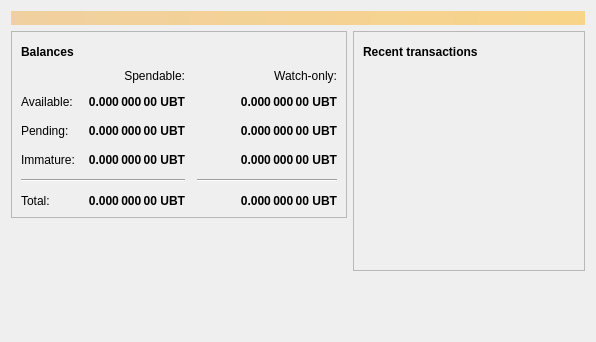
<?xml version="1.0" encoding="UTF-8"?>
<ui version="4.0">
 <class>OverviewPage</class>
 <widget class="QWidget" name="OverviewPage">
  <property name="geometry">
   <rect>
    <x>0</x>
    <y>0</y>
    <width>596</width>
    <height>342</height>
   </rect>
  </property>
  <property name="windowTitle">
   <string>Form</string>
  </property>
  <layout class="QVBoxLayout" name="topLayout">
   <item>
    <widget class="QLabel" name="labelAlerts">
     <property name="visible">
      <bool>false</bool>
     </property>
     <property name="styleSheet">
      <string notr="true">background-color: qlineargradient(x1: 0, y1: 0, x2: 1, y2: 0, stop:0 #F0D0A0, stop:1 #F8D488); color:#000000;</string>
     </property>
     <property name="wordWrap">
      <bool>true</bool>
     </property>
     <property name="margin">
      <number>3</number>
     </property>
    </widget>
   </item>
   <item>
    <layout class="QHBoxLayout" name="horizontalLayout" stretch="1,1">
     <item>
      <layout class="QVBoxLayout" name="verticalLayout_2">
       <item>
        <widget class="QFrame" name="frame">
         <property name="frameShape">
          <enum>QFrame::StyledPanel</enum>
         </property>
         <property name="frameShadow">
          <enum>QFrame::Raised</enum>
         </property>
         <layout class="QVBoxLayout" name="verticalLayout_4">
          <item>
           <layout class="QHBoxLayout" name="horizontalLayout_4">
            <item>
             <widget class="QLabel" name="label_5">
              <property name="font">
               <font>
                <weight>75</weight>
                <bold>true</bold>
               </font>
              </property>
              <property name="text">
               <string>Balances</string>
              </property>
             </widget>
            </item>
            <item>
             <widget class="QPushButton" name="labelWalletStatus">
              <property name="enabled">
               <bool>false</bool>
              </property>
              <property name="maximumSize">
               <size>
                <width>30</width>
                <height>16777215</height>
               </size>
              </property>
              <property name="toolTip">
               <string>The displayed information may be out of date. Your wallet automatically synchronizes with the Outbit network after a connection is established, but this process has not completed yet.</string>
              </property>
              <property name="text">
               <string/>
              </property>
              <property name="icon">
               <iconset resource="../outbit.qrc">
                <normaloff>:/icons/warning</normaloff>
                <disabledoff>:/icons/warning</disabledoff>:/icons/warning</iconset>
              </property>
              <property name="iconSize">
               <size>
                <width>24</width>
                <height>24</height>
               </size>
              </property>
              <property name="flat">
               <bool>true</bool>
              </property>
             </widget>
            </item>
            <item>
             <spacer name="horizontalSpacer_3">
              <property name="orientation">
               <enum>Qt::Horizontal</enum>
              </property>
              <property name="sizeHint" stdset="0">
               <size>
                <width>40</width>
                <height>20</height>
               </size>
              </property>
             </spacer>
            </item>
           </layout>
          </item>
          <item>
           <layout class="QGridLayout" name="gridLayout">
            <property name="spacing">
             <number>12</number>
            </property>
            <item row="2" column="2">
             <widget class="QLabel" name="labelWatchPending">
              <property name="font">
               <font>
                <weight>75</weight>
                <bold>true</bold>
               </font>
              </property>
              <property name="cursor">
               <cursorShape>IBeamCursor</cursorShape>
              </property>
              <property name="toolTip">
               <string>Unconfirmed transactions to watch-only addresses</string>
              </property>
              <property name="text">
               <string notr="true">0.000 000 00 UBT</string>
              </property>
              <property name="alignment">
               <set>Qt::AlignRight|Qt::AlignTrailing|Qt::AlignVCenter</set>
              </property>
              <property name="textInteractionFlags">
               <set>Qt::LinksAccessibleByMouse|Qt::TextSelectableByKeyboard|Qt::TextSelectableByMouse</set>
              </property>
             </widget>
            </item>
            <item row="2" column="1">
             <widget class="QLabel" name="labelUnconfirmed">
              <property name="font">
               <font>
                <weight>75</weight>
                <bold>true</bold>
               </font>
              </property>
              <property name="cursor">
               <cursorShape>IBeamCursor</cursorShape>
              </property>
              <property name="toolTip">
               <string>Total of transactions that have yet to be confirmed, and do not yet count toward the spendable balance</string>
              </property>
              <property name="text">
               <string notr="true">0.000 000 00 UBT</string>
              </property>
              <property name="alignment">
               <set>Qt::AlignRight|Qt::AlignTrailing|Qt::AlignVCenter</set>
              </property>
              <property name="textInteractionFlags">
               <set>Qt::LinksAccessibleByMouse|Qt::TextSelectableByKeyboard|Qt::TextSelectableByMouse</set>
              </property>
             </widget>
            </item>
            <item row="3" column="2">
             <widget class="QLabel" name="labelWatchImmature">
              <property name="font">
               <font>
                <weight>75</weight>
                <bold>true</bold>
               </font>
              </property>
              <property name="cursor">
               <cursorShape>IBeamCursor</cursorShape>
              </property>
              <property name="toolTip">
               <string>Mined balance in watch-only addresses that has not yet matured</string>
              </property>
              <property name="text">
               <string notr="true">0.000 000 00 UBT</string>
              </property>
              <property name="alignment">
               <set>Qt::AlignRight|Qt::AlignTrailing|Qt::AlignVCenter</set>
              </property>
              <property name="textInteractionFlags">
               <set>Qt::LinksAccessibleByMouse|Qt::TextSelectableByKeyboard|Qt::TextSelectableByMouse</set>
              </property>
             </widget>
            </item>
            <item row="4" column="0" colspan="2">
             <widget class="Line" name="line">
              <property name="orientation">
               <enum>Qt::Horizontal</enum>
              </property>
             </widget>
            </item>
            <item row="4" column="2">
             <widget class="Line" name="lineWatchBalance">
              <property name="sizePolicy">
               <sizepolicy hsizetype="Preferred" vsizetype="Fixed">
                <horstretch>0</horstretch>
                <verstretch>0</verstretch>
               </sizepolicy>
              </property>
              <property name="minimumSize">
               <size>
                <width>140</width>
                <height>0</height>
               </size>
              </property>
              <property name="orientation">
               <enum>Qt::Horizontal</enum>
              </property>
             </widget>
            </item>
            <item row="5" column="0">
             <widget class="QLabel" name="labelTotalText">
              <property name="text">
               <string>Total:</string>
              </property>
             </widget>
            </item>
            <item row="3" column="1">
             <widget class="QLabel" name="labelImmature">
              <property name="font">
               <font>
                <weight>75</weight>
                <bold>true</bold>
               </font>
              </property>
              <property name="cursor">
               <cursorShape>IBeamCursor</cursorShape>
              </property>
              <property name="toolTip">
               <string>Mined balance that has not yet matured</string>
              </property>
              <property name="text">
               <string notr="true">0.000 000 00 UBT</string>
              </property>
              <property name="alignment">
               <set>Qt::AlignRight|Qt::AlignTrailing|Qt::AlignVCenter</set>
              </property>
              <property name="textInteractionFlags">
               <set>Qt::LinksAccessibleByMouse|Qt::TextSelectableByKeyboard|Qt::TextSelectableByMouse</set>
              </property>
             </widget>
            </item>
            <item row="2" column="3">
             <spacer name="horizontalSpacer_2">
              <property name="orientation">
               <enum>Qt::Horizontal</enum>
              </property>
              <property name="sizeHint" stdset="0">
               <size>
                <width>40</width>
                <height>20</height>
               </size>
              </property>
             </spacer>
            </item>
            <item row="3" column="0">
             <widget class="QLabel" name="labelImmatureText">
              <property name="text">
               <string>Immature:</string>
              </property>
             </widget>
            </item>
            <item row="5" column="1">
             <widget class="QLabel" name="labelTotal">
              <property name="font">
               <font>
                <weight>75</weight>
                <bold>true</bold>
               </font>
              </property>
              <property name="cursor">
               <cursorShape>IBeamCursor</cursorShape>
              </property>
              <property name="toolTip">
               <string>Your current total balance</string>
              </property>
              <property name="text">
               <string notr="true">0.000 000 00 UBT</string>
              </property>
              <property name="alignment">
               <set>Qt::AlignRight|Qt::AlignTrailing|Qt::AlignVCenter</set>
              </property>
              <property name="textInteractionFlags">
               <set>Qt::LinksAccessibleByMouse|Qt::TextSelectableByKeyboard|Qt::TextSelectableByMouse</set>
              </property>
             </widget>
            </item>
            <item row="5" column="2">
             <widget class="QLabel" name="labelWatchTotal">
              <property name="font">
               <font>
                <weight>75</weight>
                <bold>true</bold>
               </font>
              </property>
              <property name="cursor">
               <cursorShape>IBeamCursor</cursorShape>
              </property>
              <property name="toolTip">
               <string>Current total balance in watch-only addresses</string>
              </property>
              <property name="text">
               <string notr="true">0.000 000 00 UBT</string>
              </property>
              <property name="alignment">
               <set>Qt::AlignRight|Qt::AlignTrailing|Qt::AlignVCenter</set>
              </property>
              <property name="textInteractionFlags">
               <set>Qt::LinksAccessibleByMouse|Qt::TextSelectableByKeyboard|Qt::TextSelectableByMouse</set>
              </property>
             </widget>
            </item>
            <item row="0" column="2">
             <widget class="QLabel" name="labelWatchonly">
              <property name="text">
               <string>Watch-only:</string>
              </property>
              <property name="alignment">
               <set>Qt::AlignRight|Qt::AlignTrailing|Qt::AlignVCenter</set>
              </property>
             </widget>
            </item>
            <item row="1" column="0">
             <widget class="QLabel" name="labelBalanceText">
              <property name="text">
               <string>Available:</string>
              </property>
             </widget>
            </item>
            <item row="1" column="1">
             <widget class="QLabel" name="labelBalance">
              <property name="font">
               <font>
                <weight>75</weight>
                <bold>true</bold>
               </font>
              </property>
              <property name="cursor">
               <cursorShape>IBeamCursor</cursorShape>
              </property>
              <property name="toolTip">
               <string>Your current spendable balance</string>
              </property>
              <property name="text">
               <string notr="true">0.000 000 00 UBT</string>
              </property>
              <property name="alignment">
               <set>Qt::AlignRight|Qt::AlignTrailing|Qt::AlignVCenter</set>
              </property>
              <property name="textInteractionFlags">
               <set>Qt::LinksAccessibleByMouse|Qt::TextSelectableByKeyboard|Qt::TextSelectableByMouse</set>
              </property>
             </widget>
            </item>
            <item row="1" column="2">
             <widget class="QLabel" name="labelWatchAvailable">
              <property name="font">
               <font>
                <weight>75</weight>
                <bold>true</bold>
               </font>
              </property>
              <property name="cursor">
               <cursorShape>IBeamCursor</cursorShape>
              </property>
              <property name="toolTip">
               <string>Your current balance in watch-only addresses</string>
              </property>
              <property name="text">
               <string notr="true">0.000 000 00 UBT</string>
              </property>
              <property name="alignment">
               <set>Qt::AlignRight|Qt::AlignTrailing|Qt::AlignVCenter</set>
              </property>
              <property name="textInteractionFlags">
               <set>Qt::LinksAccessibleByMouse|Qt::TextSelectableByKeyboard|Qt::TextSelectableByMouse</set>
              </property>
             </widget>
            </item>
            <item row="2" column="0">
             <widget class="QLabel" name="labelPendingText">
              <property name="text">
               <string>Pending:</string>
              </property>
             </widget>
            </item>
            <item row="0" column="1">
             <widget class="QLabel" name="labelSpendable">
              <property name="text">
               <string>Spendable:</string>
              </property>
              <property name="alignment">
               <set>Qt::AlignRight|Qt::AlignTrailing|Qt::AlignVCenter</set>
              </property>
             </widget>
            </item>
           </layout>
          </item>
         </layout>
        </widget>
       </item>
       <item>
        <spacer name="verticalSpacer">
         <property name="orientation">
          <enum>Qt::Vertical</enum>
         </property>
         <property name="sizeHint" stdset="0">
          <size>
           <width>20</width>
           <height>40</height>
          </size>
         </property>
        </spacer>
       </item>
      </layout>
     </item>
     <item>
      <layout class="QVBoxLayout" name="verticalLayout_3">
       <item>
        <widget class="QFrame" name="frame_2">
         <property name="frameShape">
          <enum>QFrame::StyledPanel</enum>
         </property>
         <property name="frameShadow">
          <enum>QFrame::Raised</enum>
         </property>
         <layout class="QVBoxLayout" name="verticalLayout">
          <item>
           <layout class="QHBoxLayout" name="horizontalLayout_2">
            <item>
             <widget class="QLabel" name="label_4">
              <property name="font">
               <font>
                <weight>75</weight>
                <bold>true</bold>
               </font>
              </property>
              <property name="text">
               <string>Recent transactions</string>
              </property>
             </widget>
            </item>
            <item>
             <widget class="QPushButton" name="labelTransactionsStatus">
              <property name="enabled">
               <bool>false</bool>
              </property>
              <property name="maximumSize">
               <size>
                <width>30</width>
                <height>16777215</height>
               </size>
              </property>
              <property name="toolTip">
               <string>The displayed information may be out of date. Your wallet automatically synchronizes with the Outbit network after a connection is established, but this process has not completed yet.</string>
              </property>
              <property name="text">
               <string/>
              </property>
              <property name="icon">
               <iconset resource="../outbit.qrc">
                <normaloff>:/icons/warning</normaloff>
                <disabledoff>:/icons/warning</disabledoff>:/icons/warning</iconset>
              </property>
              <property name="iconSize">
               <size>
                <width>24</width>
                <height>24</height>
               </size>
              </property>
              <property name="flat">
               <bool>true</bool>
              </property>
             </widget>
            </item>
            <item>
             <spacer name="horizontalSpacer">
              <property name="orientation">
               <enum>Qt::Horizontal</enum>
              </property>
              <property name="sizeHint" stdset="0">
               <size>
                <width>40</width>
                <height>20</height>
               </size>
              </property>
             </spacer>
            </item>
           </layout>
          </item>
          <item>
           <widget class="QListView" name="listTransactions">
            <property name="styleSheet">
             <string notr="true">QListView { background: transparent; }</string>
            </property>
            <property name="frameShape">
             <enum>QFrame::NoFrame</enum>
            </property>
            <property name="verticalScrollBarPolicy">
             <enum>Qt::ScrollBarAlwaysOff</enum>
            </property>
            <property name="horizontalScrollBarPolicy">
             <enum>Qt::ScrollBarAlwaysOff</enum>
            </property>
            <property name="selectionMode">
             <enum>QAbstractItemView::NoSelection</enum>
            </property>
           </widget>
          </item>
         </layout>
        </widget>
       </item>
       <item>
        <spacer name="verticalSpacer_2">
         <property name="orientation">
          <enum>Qt::Vertical</enum>
         </property>
         <property name="sizeHint" stdset="0">
          <size>
           <width>20</width>
           <height>40</height>
          </size>
         </property>
        </spacer>
       </item>
      </layout>
     </item>
    </layout>
   </item>
  </layout>
 </widget>
 <resources/>
 <connections/>
</ui>
